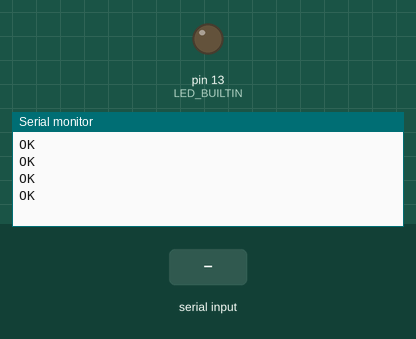
This sketch was run on a simulated Arduino Uno, built with avr-gcc and run on an emulated ATmega328P. Parts: output pins drawn as LEDs (lit = HIGH), the last lines printed to the serial monitor. The test bench sets the inputs (shaded band). The modem accepts every AT command (registered, SIM ready, sends succeed) and sends nothing else.

Above: at 5.2 s.
5.3 s: "+CMT:" received over the second serial link
At 7.3 s:
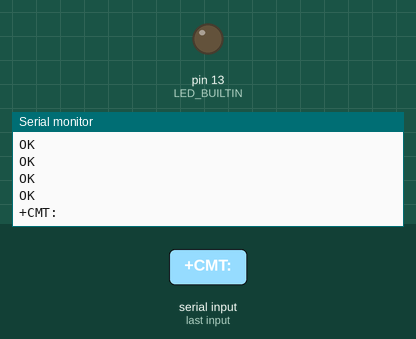
7.7 s: "ledon" received over the second serial link
At 9.1 s:
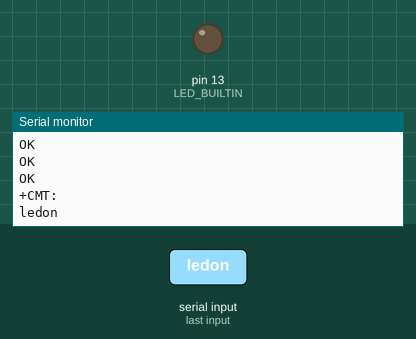
10.2 s: "ledoff" received over the second serial link
At 12.2 s:
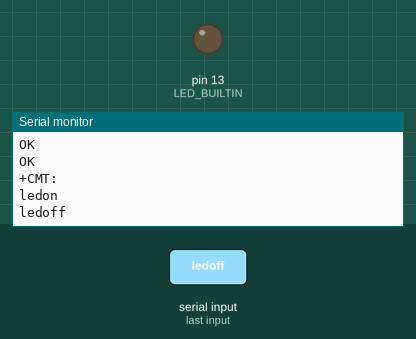

The sketch:

sim800l_testing.ino
```cpp
/* ------------------------------------------------------------------------
 * Created by: Tauseef Ahmad
 * Created on: 12 May, 2022
 *
 * Tutorial: https://youtu.be/B_5nn7URZTk
 * ------------------------------------------------------------------------*/

#include<SoftwareSerial.h>

SoftwareSerial sim800l(3, 2); //tx, rx
#define RESET_PIN 4
//---------------------------------------------------------------------------------------------
boolean getResponse(String expected_answer, unsigned int timeout = 1000){
  boolean flag = false;
  String response = "";
  unsigned long previous;
  //*************************************************************
  for(previous=millis(); (millis() - previous) < timeout;){
    while(sim800l.available()){
      response = sim800l.readString();
      if(response.indexOf(expected_answer) > 0){
        flag = true;
        goto OUTSIDE;
      }
    }
  }
  //*************************************************************
  OUTSIDE:
  if(response != ""){Serial.println(response);}
  return flag;
}
//---------------------------------------------------------------------------------------------
boolean tryATcommand(String cmd, String expected_answer, int timeout, int total_tries){
  TryAgain:
  //*************************************************************
  for(int i=1; i<=total_tries; i++){
    sim800l.println(cmd);
    if(getResponse(expected_answer, timeout) == true){
      break;
    }
    else {
      Serial.print(".");
    }
    if(i == total_tries){
      Serial.println("Faild! Resetting the Module");
      digitalWrite(RESET_PIN, LOW);
      delay(100);
      digitalWrite(RESET_PIN, HIGH);
      goto TryAgain;
    }
  }
  //*************************************************************
}
//---------------------------------------------------------------------------------------------

unsigned long previousMillis = 0;
//---------------------------------------------------------------------------------------------

void setup() {
  pinMode(RESET_PIN, OUTPUT);
  pinMode(LED_BUILTIN, OUTPUT);
  sim800l.begin(9600);

  Serial.begin(9600);

  tryATcommand("ATE","OK",1000,20);
  tryATcommand("AT","OK",1000,20);
  tryATcommand("AT+CMGF=1","OK",1000,20);
  tryATcommand("AT+CNMI=1,2,0,0,0","OK",1000,20);
}

void loop() {

  while(sim800l.available()){
    String response = sim800l.readString();
    Serial.println(response);
    if(response.indexOf("+CMT:") > 0){
      if(response.indexOf("ledon") > 0){
        digitalWrite(LED_BUILTIN, HIGH);
      }
      if(response.indexOf("ledoff") > 0){
        digitalWrite(LED_BUILTIN, LOW);
      }
    }
    //Serial.println(buff);
  }
  while(Serial.available()){
    sim800l.println(Serial.readString());
  }
  //1 * 60 * 1000  = 60000  = 1 Minutes
  //15 * 60 * 1000 = 900000 = 15 Minutes
  if(millis() - previousMillis > 900000) { //15 Minutes interval
    tryATcommand("AT","OK",1000,60);
    previousMillis = millis();
  }

}
```

Measured:
- after the input at 5.3 s, the serial monitor: prints a new line after 1.0 s (image 1)
- after the input at 7.7 s, the serial monitor: prints a new line after 1.0 s (image 2)
- after the input at 10.2 s, the serial monitor: prints a new line after 1.0 s (image 3)
